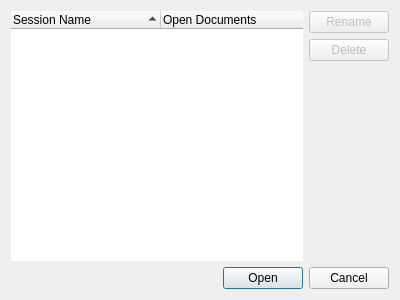
<?xml version="1.0" encoding="UTF-8"?>
<ui version="4.0">
 <class>UISessions</class>
 <widget class="QDialog" name="UISessions">
  <property name="geometry">
   <rect>
    <x>0</x>
    <y>0</y>
    <width>400</width>
    <height>300</height>
   </rect>
  </property>
  <property name="windowTitle">
   <string>Sessions</string>
  </property>
  <property name="windowIcon">
   <iconset resource="../ressources.qrc">
    <normaloff>:/images/session-mgr.png</normaloff>:/images/session-mgr.png</iconset>
  </property>
  <layout class="QVBoxLayout" name="verticalLayout_2">
   <item>
    <layout class="QHBoxLayout" name="horizontalLayout">
     <item>
      <widget class="QTreeWidget" name="sessionsTree">
       <property name="layoutDirection">
        <enum>Qt::LeftToRight</enum>
       </property>
       <property name="autoFillBackground">
        <bool>false</bool>
       </property>
       <property name="frameShape">
        <enum>QFrame::NoFrame</enum>
       </property>
       <property name="frameShadow">
        <enum>QFrame::Sunken</enum>
       </property>
       <property name="horizontalScrollBarPolicy">
        <enum>Qt::ScrollBarAsNeeded</enum>
       </property>
       <property name="rootIsDecorated">
        <bool>true</bool>
       </property>
       <property name="uniformRowHeights">
        <bool>true</bool>
       </property>
       <property name="itemsExpandable">
        <bool>false</bool>
       </property>
       <property name="sortingEnabled">
        <bool>true</bool>
       </property>
       <property name="expandsOnDoubleClick">
        <bool>false</bool>
       </property>
       <attribute name="headerDefaultSectionSize">
        <number>150</number>
       </attribute>
       <attribute name="headerHighlightSections">
        <bool>true</bool>
       </attribute>
       <column>
        <property name="text">
         <string>Session Name</string>
        </property>
       </column>
       <column>
        <property name="text">
         <string>Open Documents</string>
        </property>
       </column>
      </widget>
     </item>
     <item>
      <layout class="QVBoxLayout" name="editionLayout">
       <item>
        <widget class="QPushButton" name="renameButton">
         <property name="enabled">
          <bool>false</bool>
         </property>
         <property name="text">
          <string>Rename</string>
         </property>
        </widget>
       </item>
       <item>
        <widget class="QPushButton" name="deleteButton">
         <property name="enabled">
          <bool>false</bool>
         </property>
         <property name="text">
          <string>Delete</string>
         </property>
         <property name="icon">
          <iconset>
           <normaloff>:/trolltech/styles/commonstyle/images/standardbutton-delete-16.png</normaloff>:/trolltech/styles/commonstyle/images/standardbutton-delete-16.png</iconset>
         </property>
        </widget>
       </item>
       <item>
        <spacer name="verticalSpacer">
         <property name="orientation">
          <enum>Qt::Vertical</enum>
         </property>
         <property name="sizeHint" stdset="0">
          <size>
           <width>20</width>
           <height>40</height>
          </size>
         </property>
        </spacer>
       </item>
      </layout>
     </item>
    </layout>
   </item>
   <item>
    <widget class="QDialogButtonBox" name="buttonBox">
     <property name="enabled">
      <bool>true</bool>
     </property>
     <property name="standardButtons">
      <set>QDialogButtonBox::Cancel|QDialogButtonBox::Open</set>
     </property>
    </widget>
   </item>
  </layout>
 </widget>
 <resources>
  <include location="../ressources.qrc"/>
 </resources>
 <connections>
  <connection>
   <sender>buttonBox</sender>
   <signal>rejected()</signal>
   <receiver>UISessions</receiver>
   <slot>reject()</slot>
   <hints>
    <hint type="sourcelabel">
     <x>199</x>
     <y>283</y>
    </hint>
    <hint type="destinationlabel">
     <x>199</x>
     <y>149</y>
    </hint>
   </hints>
  </connection>
  <connection>
   <sender>buttonBox</sender>
   <signal>accepted()</signal>
   <receiver>UISessions</receiver>
   <slot>accept()</slot>
   <hints>
    <hint type="sourcelabel">
     <x>199</x>
     <y>283</y>
    </hint>
    <hint type="destinationlabel">
     <x>199</x>
     <y>149</y>
    </hint>
   </hints>
  </connection>
 </connections>
</ui>
